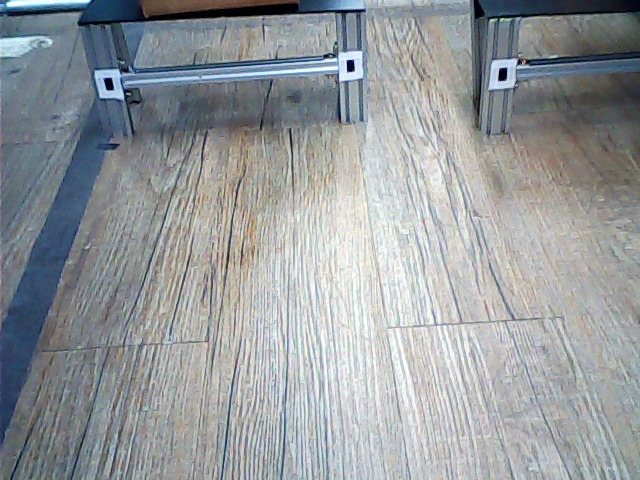
#> input picture apps/pickup_real/testdata/two_pallets_parcel_left_20261031.jpg, 640 x 480 px
$ python -i pallet_vision.py   (imports and definitions only)
#> lines starting #> are read from the running program, lines starting #| are printed output that depends on the picture; after the words box and inside, x2 and y2 are one past the last pixel; in counts of white or black regions, pixels touching at a corner belong together
"""마커 없는 받침(팔레트) 인식 — 구멍 뚫린 알루미늄 앵글의 구멍 줄로 받침 앞면을 찾는다.

받침 앞면: 두 세로 기둥(중심 간격 post_spacing_m) + 그 사이 가로대(구멍 줄 높이 row_height_m). 포크는 가로대 아래로 들어간다.
영상 → 어두운 작은 둥근 점(구멍) → 일정 간격으로 이어진 가로 줄(가로대) + 세로 줄(기둥) → 기둥 중심과 가로대 구멍 줄의
교점 2개 + 가로대 구멍 전체 → 카메라 높이(줄자)를 알고 카메라 (좌우, 거리, heading, pitch) 를 푼다.

출력 형식은 vision.MarkerEstimator 와 같다(cam: 포켓 좌표계 P 의 카메라 자세). 정답 좌표는 쓰지 않는다.
"""
import math

import cv2
import numpy as np

from vision import intrinsics


def detect_holes(gray, block=15, offset=25, min_area=4, max_area=90, max_side=14, bright=False):
    """구멍 후보 중심들. bright=False 는 주변보다 어두운 점, True 는 밝은 점(낮에 구멍 너머 바닥이 밝게 비침, 10/31)."""
    blur = cv2.GaussianBlur(gray, (3, 3), 0)
    mode = cv2.THRESH_BINARY if bright else cv2.THRESH_BINARY_INV
    th = cv2.adaptiveThreshold(blur, 255, cv2.ADAPTIVE_THRESH_MEAN_C, mode, block, -offset if bright else offset)
    n, _, stats, cent = cv2.connectedComponentsWithStats(th, 8)
    keep = []
    for i in range(1, n):
        x, y, w, h, a = stats[i]
        if min_area <= a <= max_area and w <= max_side and h <= max_side and max(w, h) <= 2.6 * min(w, h):
            keep.append(cent[i])
    return np.array(keep, float).reshape(-1, 2)


# [79 lines left out: functions _runs, find_rows, estimate_pitch, not called in this run]


def lattice_step(gap, pitch, tol=0.38, max_missing=3):
    k = gap / pitch
    return round(k) >= 1 and round(k) <= 1 + max_missing and abs(k - round(k)) <= tol


# [26 lines left out: functions intersect, camera_rotation, project, not called in this run]


class PalletEstimator:
    """한 프레임 → 받침 앞면 대비 카메라 자세. MarkerEstimator 와 같은 인터페이스."""

    # [139 lines left out: functions __init__, features, _features, solve, not called in this run]

    def estimate(self, frame):
        gray = cv2.cvtColor(frame, cv2.COLOR_BGR2GRAY) if frame.ndim == 3 else frame
        return self.estimate_features(self.features(gray))

    # [59 lines left out: functions estimate_features, annotate, not called in this run]

>>> import cv2
>>> picture = cv2.imread('testdata/two_pallets_parcel_left_20261031.jpg', cv2.IMREAD_GRAYSCALE)
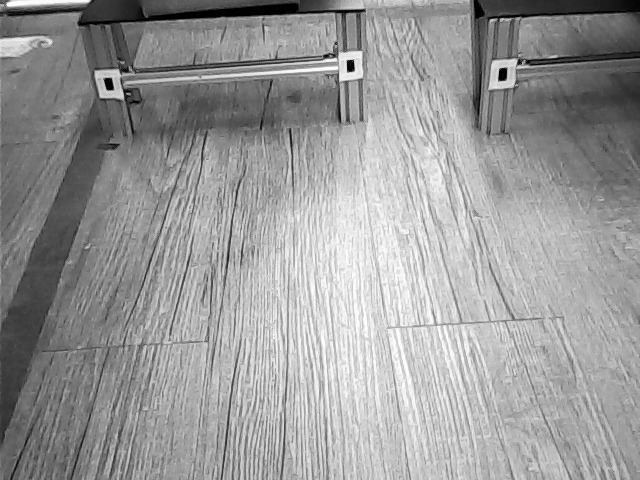
#> picture: shape (480, 640); min 0, max 255, mean 153.1
>>> result = detect_holes(picture)
#> in detect_holes, `th = cv2.adaptiveThreshold(blur, 255, cv2.ADAPTIVE_THRESH_MEAN_C, mode..`:
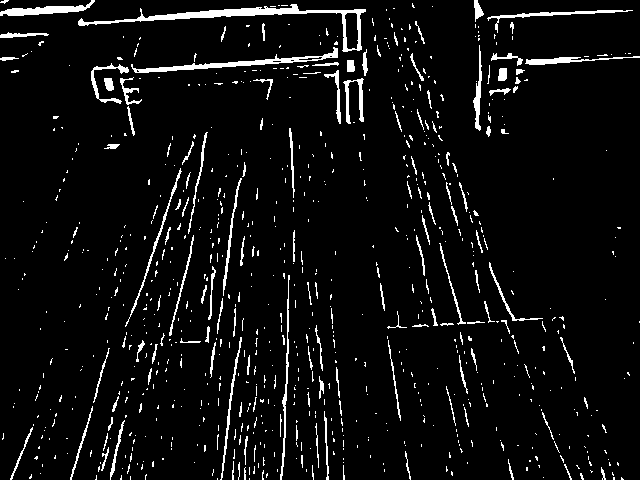
#> th: shape (480, 640); 5.5% white; 819 white regions (680 under 20 px), largest, box (x1, y1, x2, y2) and area: (78, 4, 366, 52) 1768, (131, 47, 338, 73) 964, (0, 0, 95, 16) 599
#> in detect_holes, `n, _, stats, cent = cv2.connectedComponentsWithStats(th, 8)`: n = 820; stats = 820 rows, first 6: [0, 0, 640, 480, 290243], [0, 0, 9, 4, 19], [0, 0, 95, 16, 599], [474, 0, 10, 22, 119], [412, 3, 3, 5, 8], [278, 5, 2, 1, 2]; cent = 820 pairs, first value 2.75 to 639, second value 1.16 to 478.5
#> the loop in detect_holes, `for i in range(1, n):` made 819 passes
#> after the loop in detect_holes, `for i in range(1, n):`: keep = 193 pairs, first value 4.05 to 628, second value 1.16 to 478.3
#> result has the same summary as keep in detect_holes
